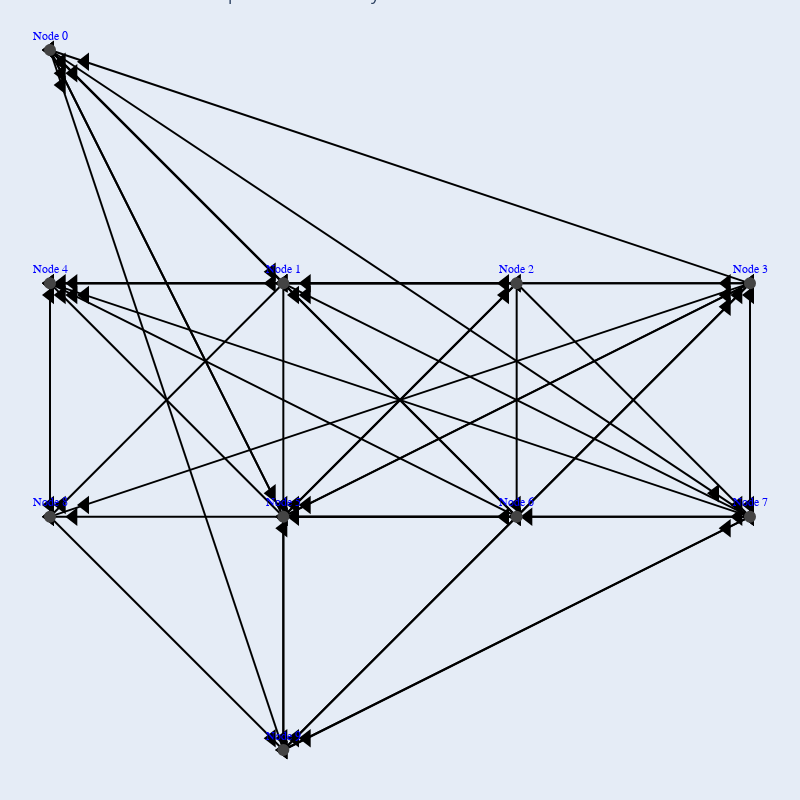

Notebook source saved alongside this figure:
### Code cell
import plotly.graph_objects as go
import matplotlib.pyplot as plt
import networkx as nx
import math

# 创建图
G = nx.gnp_random_graph(10, 0.5, directed=True)

# 给节点添加额外信息
for node in G.nodes:
    G.nodes[node]['voltage'] = f"{100 + node*5}V"  # 示例电压值
    G.nodes[node]['angle'] = f"{node*10}°"  # 示例功角

# 给边添加长度信息
for edge in G.edges():
    G.edges[edge]['length'] = f"{edge[0] * edge[1] * 0.1:.2f} km"  # 示例边的长度

# 手动计算网格位置
node_list = list(G.nodes())
grid_size = int(math.sqrt(len(node_list))) + 1  # 计算网格大小
pos = {node: (node % grid_size, -node // grid_size) for node in node_list}
# pos = nx.grid_layout(G)

# 创建边和箭头的位置信息
edge_x = []
edge_y = []
arrow_x = []
arrow_y = []
edge_hover_text = []  # 存储边的悬停文本信息
for edge in G.edges():
    x0, y0 = pos[edge[0]]
    x1, y1 = pos[edge[1]]
    edge_x.extend([x0, x1, None])
    edge_y.extend([y0, y1, None])
    edge_hover_text.extend([f"Length: {G.edges[edge]['length']}", "", None])

    # 计算箭头位置，略微调整箭头的位置使其不完全重叠在边上
    arrow_x.extend([0.95 * x1 + 0.05 * x0, x1, None])
    arrow_y.extend([0.95 * y1 + 0.05 * y0, y1, None])

# 创建节点的位置信息
node_x = [pos[node][0] for node in G.nodes]
node_y = [pos[node][1] for node in G.nodes]

# 创建边的图形对象
edge_trace = go.Scatter(
    x=edge_x, y=edge_y,
    line=dict(width=2, color='black'),  # 黑色线条
    mode='lines',
    hoverinfo='text',
    text=edge_hover_text)

# 创建箭头的图形对象
arrow_trace = go.Scatter(
    x=arrow_x, y=arrow_y,
    line=dict(width=1, color='black'),
    hoverinfo='none',
    mode='markers',
    marker=dict(
        size=16,  # 增加箭头大小
        color='black',
        symbol='triangle-left'  # 这是最接近的形状，可选其他形状
    )
)

# 创建节点的图形对象
node_trace = go.Scatter(
    x=node_x, y=node_y,
    mode='markers+text',
    text=[f"Node {node}" for node in G.nodes],  # 默认显示的文本
    hovertext=[f"Voltage: {G.nodes[node]['voltage']}<br>Angle: {G.nodes[node]['angle']}" for node in G.nodes],
    hoverinfo='text',
    marker=dict(
        showscale=False,
        colorscale='YlGnBu',
        size=10,
        color=list(G.degree),
        colorbar=dict(
            thickness=15,
            title='Node Connections',
            xanchor='left',
            titleside='right'
        ),
        line_width=2),
    textposition="top center",
    textfont=dict(
        family="Arial",
        size=12,
        color="blue")  # 设置文本颜色为深红色
)

fig = go.Figure(data=[edge_trace, arrow_trace, node_trace],
             layout=go.Layout(
                title='Interactive Network Graph Made with Plotly',
                showlegend=False,
                hovermode='closest',
                width=800,
                height=800,
                margin=dict(b=0,l=0,r=0,t=0),
                xaxis=dict(showgrid=False, zeroline=False, showticklabels=False),
                yaxis=dict(showgrid=False, zeroline=False, showticklabels=False))
                )

fig.show()

### Figure 1 — Plotly figure (JSON) as saved in the notebook; plotly's stock layout.template omitted (floating-point values rounded to 4 significant figures; data arrays with more than 128 entries replaced by an {"elided": "..."} marker saying what was removed)
{"data": [{"hoverinfo": "text", "line": {"color": "black", "width": 2}, "mode": "lines", "text": {"elided": "135 str values"}, "x": {"elided": "135 int values"}, "y": {"elided": "135 int values"}, "type": "scatter"}, {"hoverinfo": "none", "line": {"color": "black", "width": 1}, "marker": {"color": "black", "size": 16, "symbol": "triangle-left"}, "mode": "markers", "x": {"elided": "135 float values"}, "y": {"elided": "135 float values"}, "type": "scatter"}, {"hoverinfo": "text", "hovertext": ["Voltage: 100V<br>Angle: 0°", "Voltage: 105V<br>Angle: 10°", "Voltage: 110V<br>Angle: 20°", "Voltage: 115V<br>Angle: 30°", "Voltage: 120V<br>Angle: 40°", "Voltage: 125V<br>Angle: 50°", "Voltage: 130V<br>Angle: 60°", "Voltage: 135V<br>Angle: 70°", "Voltage: 140V<br>Angle: 80°", "Voltage: 145V<br>Angle: 90°"], "marker": {"color": [[0, 8], [1, 11], [2, 6], [3, 10], [4, 8], [5, 12], [6, 11], [7, 10], [8, 6], [9, 8]], "colorbar": {"thickness": 15, "title": {"side": "right", "text": "Node Connections"}, "xanchor": "left"}, "colorscale": [[0.0, "rgb(255,255,217)"], [0.125, "rgb(237,248,177)"], [0.25, "rgb(199,233,180)"], [0.375, "rgb(127,205,187)"], [0.5, "rgb(65,182,196)"], [0.625, "rgb(29,145,192)"], [0.75, "rgb(34,94,168)"], [0.875, "rgb(37,52,148)"], [1.0, "rgb(8,29,88)"]], "line": {"width": 2}, "showscale": false, "size": 10}, "mode": "markers+text", "text": ["Node 0", "Node 1", "Node 2", "Node 3", "Node 4", "Node 5", "Node 6", "Node 7", "Node 8", "Node 9"], "textfont": {"color": "blue", "family": "Arial", "size": 12}, "textposition": "top center", "x": [0, 1, 2, 3, 0, 1, 2, 3, 0, 1], "y": [0, -1, -1, -1, -1, -2, -2, -2, -2, -3], "type": "scatter"}], "layout": {"height": 800, "hovermode": "closest", "margin": {"b": 0, "l": 0, "r": 0, "t": 0}, "showlegend": false, "title": {"text": "Interactive Network Graph Made with Plotly"}, "width": 800, "xaxis": {"showgrid": false, "showticklabels": false, "zeroline": false}, "yaxis": {"showgrid": false, "showticklabels": false, "zeroline": false}}}
